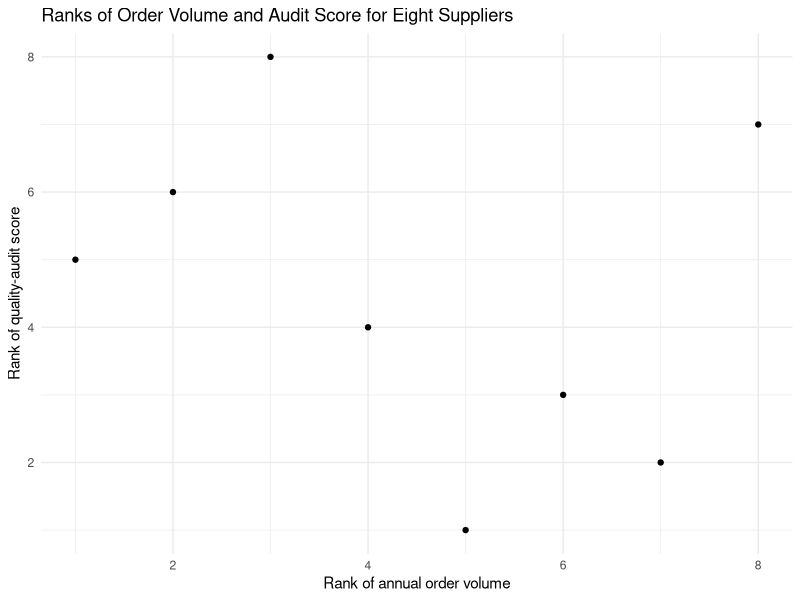

Write the R code that produced this figure.
## ---- chunk 1
library(tidyverse)
theme_set(theme_minimal())
knitr::opts_chunk$set(echo = TRUE, warning = FALSE, message = FALSE)
## ---- chunk 2
rating <- c(8, 6, 10, 6, 3)

rank(rating)
## ---- chunk 3
sort(rating)
rank(c(3, 6, 6, 8, 10))
## ---- chunk 4
daily_orders <- c(52, 48, 51, 50, 70,
                  47, 39, 53, 60, 37,
                  27, 46, 54, 49, 51,
                  45, 58, 46, 45, 47)

sum(daily_orders > 45)
sum(daily_orders < 45)
## ---- chunk 5
# two-tailed test: twice P(X <= 3)
2 * pbinom(3, 18, 0.5)
## ---- chunk 6
((15 + 0.5) - 0.5 * 40) / (sqrt(40) / 2)
qnorm(c(0.025, 0.975))
## ---- chunk 7
errors_before <- c(6, 2, 7, 5, 4, 6, 3, 8, 4, 2)
errors_after  <- c(4, 3, 5, 1, 2, 3, 1, 5, 4, 5)

sum(errors_before > errors_after)
sum(errors_before < errors_after)
## ---- chunk 8
kaohsiung <- c(58, 60, 63, 72, 74, 76, 78, 88, 92, 96, 125)
taoyuan   <- c(69, 79, 84, 88, 93, 99, 106, 112, 120, 131, 140, 152)
ranks <- rank(c(kaohsiung, taoyuan))

ranks
sum(ranks[1:11])
z <- (91.5 - 11 * (11 + 12 + 1) / 2) / sqrt(11 * 12 * (11 + 12 + 1) / 12)
z
## ---- chunk 9
2 * pnorm(z)
## ---- chunk 10
wilcox.test(kaohsiung, taoyuan)
## ---- chunk 11
complaints_before <- c(9, 4, 5, 8, 7, 10, 14)
complaints_after  <- c(7, 5, 6, 5, 3,  8,  6)
differences  <- complaints_before - complaints_after
signed_ranks <- sign(differences) * rank(abs(differences))

signed_ranks
sum(signed_ranks[signed_ranks > 0])
sum(signed_ranks[signed_ranks < 0])
## ---- chunk 12
wilcox.test(complaints_before, complaints_after, paired = TRUE, exact = FALSE)
## ---- chunk 13
transit_hours <- c(38.9, 42.8, 44.1, 46.5, 49.3,
                   28.6, 31.2, 34.0, 37.6, 41.2,
                   25.4, 27.1, 29.8, 32.5, 35.3)
carrier <- rep(c("A", "B", "C"), each = 5)

kruskal.test(transit_hours ~ carrier)
## ---- chunk 14
ranks <- rank(transit_hours)

sum(ranks[carrier == "A"])
sum(ranks[carrier == "B"])
sum(ranks[carrier == "C"])
12 / (15 * (15 + 1)) * (64^2 / 5 + 35^2 / 5 + 21^2 / 5) - 3 * (15 + 1)
## ---- chunk 15
order_volume <- c(24, 52, 45, 31, 18, 37, 76, 68)
audit_score  <- c(81, 72, 61, 93, 78, 75, 88, 68)
d <- rank(order_volume) - rank(audit_score)

sum(d^2)
1 - 6 * 108 / (8 * (8^2 - 1))
cor(order_volume, audit_score, method = "spearman")
## ---- chunk 16
supplier_ranks <- data.frame(volume_rank = rank(order_volume),
                             score_rank  = rank(audit_score))
supplier_ranks
## ---- chunk 17
ggplot(supplier_ranks, aes(volume_rank, score_rank)) +
  geom_point() +
  labs(title = "Ranks of Order Volume and Audit Score for Eight Suppliers",
       x = "Rank of annual order volume", y = "Rank of quality-audit score")
## ---- chunk 18
orders   <- c("D","D","D","X","X","D","D","X")
shifts   <- c("L","L","E","L","E","E","E","E","L","L")
payments <- c("C","C","P","P","C","P","P","P","C","C","P")

length(rle(orders)$lengths)
length(rle(shifts)$lengths)
length(rle(payments)$lengths)
## ---- chunk 19
order_types <- c("D","D","D","E","E","D","D","D","D","E","D","E","E",
                 "E","D","D","D","D","E","E","D","D","D","E","E")

table(order_types)
length(rle(order_types)$lengths)
## ---- chunk 20
cartons <- c(48, 74, 45, 52, 57, 86, 54, 62, 62, 78,
             41, 84, 76, 68, 66, 88, 92, 45, 50, 55)

median(cartons)
above_below <- ifelse(cartons[cartons != 62] > 62, "A", "B")
above_below
table(above_below)
length(rle(above_below)$lengths)
## ---- chunk 21
destinations <- c("A","A","A","A","N","N","N","N","N","A","A","A","A","A","N",
                  "A","A","A","N","A","N","A","A","A","N","N","A","A","N","A",
                  "N","N","N","N","A","N","A","A","A","A","A","N","N","N","N")
mu_G    <- 2 * 20 * 25 / (20 + 25) + 1
sigma_G <- sqrt(2 * 20 * 25 * (2 * 20 * 25 - 20 - 25) /
                ((20 + 25)^2 * (20 + 25 - 1)))

table(destinations)
length(rle(destinations)$lengths)
mu_G
sigma_G
(18 - mu_G) / sigma_G
